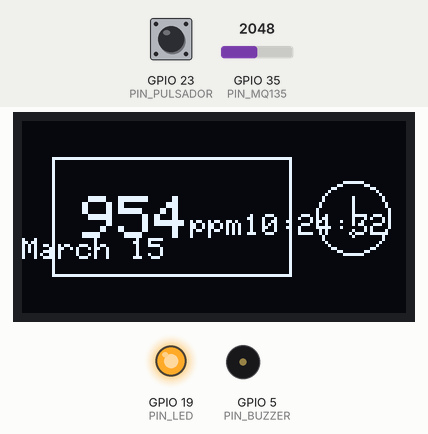
Recording of a sketch running on a simulated ESP32. Parts: 128×64 one-colour display, output pins drawn as LEDs (lit = HIGH), buzzer (waves = sounding). The test bench sets the inputs (shaded band); at power-on: GPIO 35 (PIN_MQ135) = 2048, GPIO 23 (PIN_PULSADOR) HIGH. WiFi joins after 1.5 s; servers stay silent unless stated; the local clock reads 2024-03-15 10:24:30 at power-on unless the sketch sets it; what the sketch prints to the serial monitor is not drawn.

Above: at 2.7 s.
2.8 s: GPIO 35 (PIN_MQ135) set to 2105
At 3.3 s:
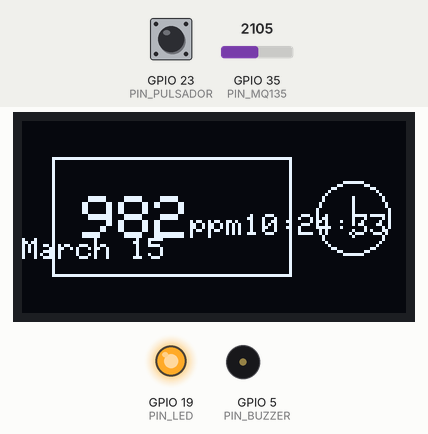
4.5 s: GPIO 35 (PIN_MQ135) set to 2167
At 5.7 s:
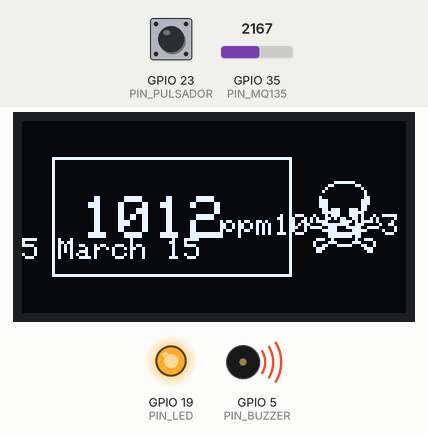
7.5 s: GPIO 23 (PIN_PULSADOR) pulled LOW for 0.15 s
At 7.9 s:
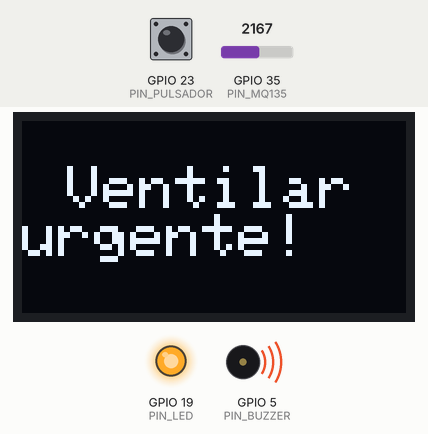
9.1 s: GPIO 35 (PIN_MQ135) set to 2047
At 10.4 s:
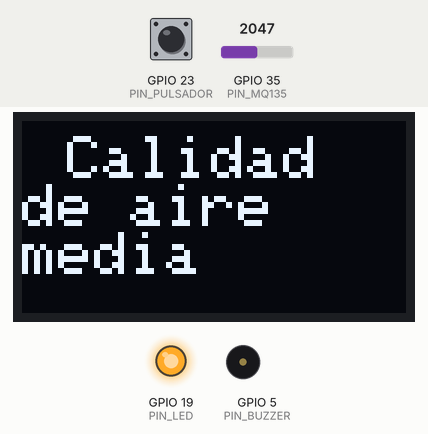
10.7 s: GPIO 23 (PIN_PULSADOR) pulled LOW for 1 s
At 10.9 s:
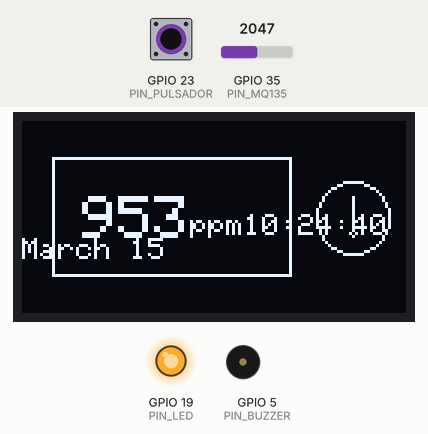
13.2 s: GPIO 35 (PIN_MQ135) set to 1794
14.7 s: GPIO 35 (PIN_MQ135) set to 1660
At 15.7 s:
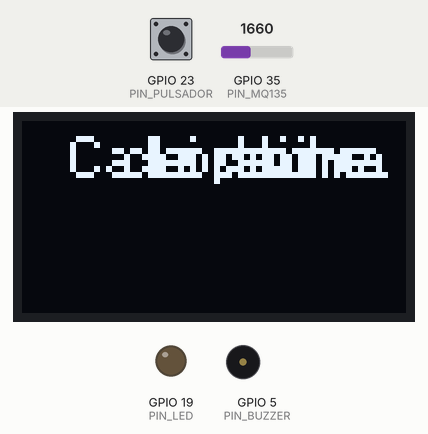
Timing chart, 0 to 17.5 s (numbered marks = the images above; inputs shaded):
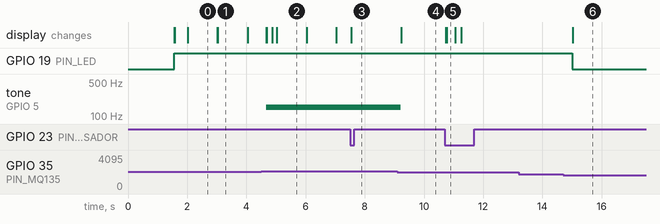

The sketch:

airQualityProject_cplusplus_Arduino_code_for_ESP32.ino
```cpp
// Librerías para la conexión WiFi
#include <WiFi.h>
#include <WiFiClientSecure.h>
#include <HTTPClient.h>
#include <Wire.h>
#include "time.h"
// Librerías para el display
#include <Adafruit_GFX.h>
#include <SPI.h>
#include <Adafruit_SSD1306.h>
// Variables para la conexión wifi
const char* ssid     = "BA Escuela";
const char* password = "";
const char* serverName = "https://airqualityproject.000webhostapp.com/post-esp-data.php";
String apiKeyValue = "tPmAT5Ab3j7F9";
String sensorName = "MQ135";
// Variables para la obtención de fecha y hora
const char* ntpServer = "pool.ntp.org";
const long  gmtOffset_sec = -10800;
const int   daylightOffset_sec = -10800;
// Constantes para el display
#define SCREEN_WIDTH 128
#define SCREEN_HEIGHT 64
#define OLED_RESET     -1
#define SCREEN_ADDRESS 0x3C ///< See datasheet for Address; 0x3D for 128x64, 0x3C for 128x32
Adafruit_SSD1306 display(SCREEN_WIDTH, SCREEN_HEIGHT, &Wire, OLED_RESET); // Definición del objeto del display
// Constantes de pines
const int PIN_BUZZER = 5;
const int PIN_PULSADOR = 23;
const int PIN_LED = 19;
#define PIN_MQ135 A7
// Variables del flujo y valores del programa
bool modoFacil = false;
int alarma = 0;
int acumuladorMediciones = 0;
int contadorMediciones = 0;
// Variables de marcas de tiempo para calcular lapsos de tiempo y delays
int lastValueTime = millis();
int lastPostTime = millis();
int lastPrintTime = millis();
int pressDelay = millis();
int ultimoPrendidoBuzzer = millis();
int delayPulsador = millis();
// Bitmap para imagen de calavera
const unsigned char bitmap_calavera [] PROGMEM = {
    0x00, 0x7f, 0x00, 0x00, 0x01, 0x80, 0xc0, 0x00, 0x02, 0x00, 0x20, 0x00, 0x04, 0x00, 0x10, 0x00,
    0x00, 0x00, 0x10, 0x00, 0x08, 0x00, 0x18, 0x00, 0x0e, 0x00, 0x38, 0x00, 0x0e, 0x00, 0x38, 0x00,
    0x0e, 0x00, 0x30, 0x00, 0x06, 0xe3, 0xb0, 0x00, 0x07, 0xe3, 0xe0, 0x00, 0x22, 0xe3, 0xa2, 0x00,
    0x52, 0x49, 0x25, 0x00, 0x4e, 0x1c, 0x39, 0x00, 0x87, 0x9c, 0xe0, 0x80, 0x79, 0xc1, 0xcf, 0x00,
    0x07, 0xc1, 0xf0, 0x00, 0x01, 0xff, 0xc0, 0x00, 0x01, 0xfe, 0xc0, 0x00, 0x1c, 0x80, 0x9c, 0x00,
    0x21, 0xc1, 0xc2, 0x00, 0x26, 0x3e, 0x32, 0x00, 0x1c, 0x00, 0x1c, 0x00, 0x18, 0x00, 0x0c, 0x00
};
// Medición inicial
int medicion = map(((analogRead(PIN_MQ135) - 20) * 3.04), 0, 1023, -40, 125);

void setup() {
  // Puerto serie
  Serial.begin(115200);
  Serial.println("Iniciación de puerto serie.");
  // pinModes de alarma y pulsador
  pinMode(PIN_BUZZER, OUTPUT);
  pinMode(PIN_PULSADOR, INPUT_PULLUP);
  pinMode(PIN_LED, OUTPUT);
  // Begin de oled
  if(!display.begin(SSD1306_SWITCHCAPVCC, SCREEN_ADDRESS)) {
    Serial.println(F("SSD1306 allocation failed"));
    for(;;);
  }else{
    Serial.println("Iniciación de display.");
  }
  // Begin de WiFi
  WiFi.begin(ssid, password);
  int intentosConexionWifi = 0;
  Serial.println("Se intentará una conexión wifi.");
  while((WiFi.status() != WL_CONNECTED) && (intentosConexionWifi<3)) {
    Serial.print("Intentando conexión... (");
    Serial.print(intentosConexionWifi);
    Serial.println(")");
    delay(500);
    Serial.print(".");
    intentosConexionWifi += 1;
  }
  Serial.println("");
  Serial.print("Conectado a WiFi con la siguiente ip: ");
  Serial.println(WiFi.localIP());
  // Begin de server de fecha y hora
  configTime(gmtOffset_sec, daylightOffset_sec, ntpServer);
}

void loop() {

  // Cálculo de la medición promedio cada 200 milisegundos
  acumuladorMediciones += map(((analogRead(PIN_MQ135) - 20) * 3.04), 0, 1023, -40, 125); // mq135_sensor.getCorrectedPPM(temperature, humidity); // analogRead(PIN_SENSOR_MQ135)
  contadorMediciones += 1;
  if ((millis() - lastValueTime) >= 200){
    medicion = acumuladorMediciones / contadorMediciones;
    contadorMediciones = 0;
    acumuladorMediciones = 0;
    lastValueTime = millis();
  }

  // Printeo en el display
  display.clearDisplay();
  display.setTextColor(WHITE);
  // En caso en el que el modo fácil esté activado
  if (modoFacil){
    // Case de alarmas para printear diferentes mensajes
    if (alarma == 2){
      display.setTextSize(2);
      display.setCursor(15, 15);
      display.println("Ventilar");
      display.println("urgente!");
    }else if (alarma == 0){
      display.setTextSize(2);
      display.setCursor(16, 5);
      display.println("Calidad");
      display.setCursor(34, 5);
      display.println("de aire");
      display.setCursor(52, 5);
      display.println("optima");
    }else{
      display.setTextSize(2);
      display.setCursor(15, 5);
      display.println("Calidad");
      display.println("de aire");
      display.println("media");
    }
    // En caso de que el modo fácil no esté acivado
  }else{

    // Se obtiene la fecha y hora
    struct tm timeinfo;
    if(!getLocalTime(&timeinfo)){
      display.println("Failed to obtain time");
      return;
    }else{
      display.println(&timeinfo, "%H:%M:%S %B %d");
    }
    // Se printean varios elementos
    display.setTextSize(2);
    display.setCursor(20, 25);
    display.print(medicion); // Medición
    display.setTextSize(1);
    if (medicion >= 1000){
      display.setCursor(60, 31);
    }else{
      display.setCursor(50, 31);
    }
    display.print(" ppm"); // Texto de 'ppm' acomodado dependiendo de los dígitos de la medición
    display.drawRect(10, 12, 80, 40, SSD1306_WHITE); // Rectángulo estético para englobar los dos últimos elementos
    // Chequeo de alarmas para printear diferentes símbolos
    if (alarma == 2){
      display.drawBitmap(95, 20, bitmap_calavera, 25, 24, SSD1306_WHITE);
    }else if (alarma == 0){
      display.drawLine(100, 33, 106, 40, WHITE);
      display.drawLine(106, 40, 120, 23, WHITE);
    }else{
      display.drawCircle(110, 32, 12, SSD1306_WHITE);
      display.drawLine(110, 25, 110, 34, WHITE);
      display.drawCircle(110, 37, 1, SSD1306_WHITE);
    }
  }
  display.display(); // Se printean en el display todos los elementos guardados al mismo tiempo

  // Se detecta el estado del pulsador
  if (digitalRead(PIN_PULSADOR) == LOW && ((millis() - delayPulsador) >= 500)){
    modoFacil = !modoFacil;
    delayPulsador = millis();
  }

  // Código de activación y desactivación de alarma
  if ((medicion >= 1000) && alarma != 2){
    digitalWrite(PIN_LED, HIGH);
    tone(PIN_BUZZER, 150);
    alarma = 2;
  }else if ((medicion >= 800) && (medicion < 1000) && alarma != 1){
    digitalWrite(PIN_LED, HIGH);
    noTone(PIN_BUZZER);
    alarma = 1;
  }else if ((medicion < 800) && alarma != 0){
    digitalWrite(PIN_LED, LOW);
    noTone(PIN_BUZZER);
    alarma = 0;
  }

  //POST cada 20 segundos
  if ((millis() - lastPostTime) >= 20000){
    if(WiFi.status()== WL_CONNECTED){
      // Se crea el cliente y el begin del http
      WiFiClientSecure *client = new WiFiClientSecure;
      client->setInsecure();
      HTTPClient https;
      https.begin(*client, serverName);
      https.addHeader("Content-Type", "application/x-www-form-urlencoded");
      // Se formula y envía el request guardando el código de respuesta
      String httpRequestData = "api_key=" + apiKeyValue + "&sensor=" + sensorName + "&medicion=" + medicion + "";
      Serial.print("httpRequestData: ");
      Serial.println(httpRequestData);
      int httpResponseCode = https.POST(httpRequestData);
      // Se informa al usuario la respuesta del post
      if (httpResponseCode>0) {
        Serial.print("HTTP Response code: ");
        Serial.println(httpResponseCode);
      }
      else {
        Serial.print("Código de error: ");
        Serial.println(httpResponseCode);
      }
      https.end();
    // Se resetea el delay entre cada post
    lastPostTime = millis();
    }
  }
}
```

Measured:
- the behaviour switches between 2141 and 2142 on GPIO 35 (PIN_MQ135) (found by bisection; images 1 and 2)
- the behaviour switches between 1734 and 1733 on GPIO 35 (PIN_MQ135) (found by bisection; images 5 and 6)
- after the input at 4.5 s, tone on GPIO 5 (PIN_BUZZER): silent → 150 Hz after 0.16 s; the display: first differs from a run without the input after 0.19 s (image 2 shows a later state)
- after the input at 7.5 s, the display: changes at once (image 3)
- after the input at 9.1 s, tone on GPIO 5 (PIN_BUZZER): 150 Hz → silent after 0.11 s; the display: changes after 0.14 s (image 4)
- after the input at 10.7 s, the display: first changes at once (image 5 shows a later state)
- after the input at 13.2 s, every drawn part: stays the same
- after the input at 14.7 s, GPIO 19 (PIN_LED): HIGH → LOW after 0.30 s; the display: changes after 0.33 s (image 6)
